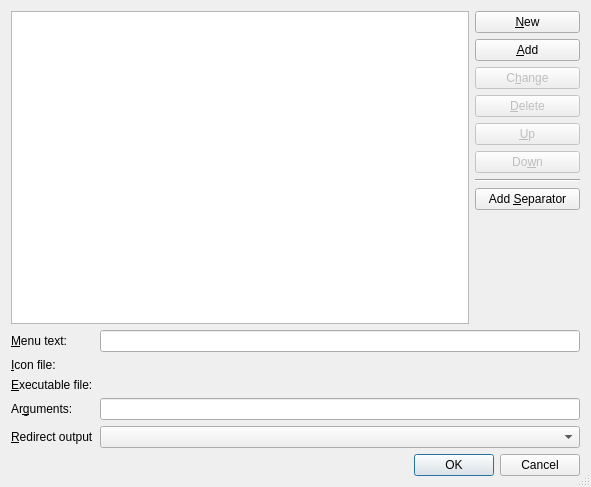
<?xml version="1.0" encoding="UTF-8"?>
<ui version="4.0">
 <class>ToolConfigurationDialog</class>
 <widget class="QDialog" name="ToolConfigurationDialog">
  <property name="geometry">
   <rect>
    <x>0</x>
    <y>0</y>
    <width>591</width>
    <height>487</height>
   </rect>
  </property>
  <property name="windowTitle">
   <string>Configure Tools Menu</string>
  </property>
  <property name="sizeGripEnabled">
   <bool>true</bool>
  </property>
  <layout class="QVBoxLayout" name="verticalLayout_2">
   <item>
    <layout class="QGridLayout" name="gridLayout_2">
     <item row="0" column="0">
      <widget class="QListWidget" name="toolsList"/>
     </item>
     <item row="0" column="1">
      <layout class="QVBoxLayout" name="verticalLayout">
       <item>
        <widget class="QPushButton" name="newButton">
         <property name="toolTip">
          <string>Clear all entry fields</string>
         </property>
         <property name="whatsThis">
          <string>&lt;b&gt;New&lt;/b&gt;
&lt;p&gt;Clear all entry fields for entering a new tools entry.&lt;/p&gt;</string>
         </property>
         <property name="text">
          <string>&amp;New</string>
         </property>
         <property name="shortcut">
          <string>Alt+N</string>
         </property>
        </widget>
       </item>
       <item>
        <widget class="QPushButton" name="addButton">
         <property name="toolTip">
          <string>Add a new tools entry</string>
         </property>
         <property name="whatsThis">
          <string>&lt;b&gt;Add&lt;/b&gt;
&lt;p&gt;Add a new tools entry with the values entered below.&lt;/p&gt;</string>
         </property>
         <property name="text">
          <string>&amp;Add</string>
         </property>
         <property name="shortcut">
          <string>Alt+A</string>
         </property>
        </widget>
       </item>
       <item>
        <widget class="QPushButton" name="changeButton">
         <property name="enabled">
          <bool>false</bool>
         </property>
         <property name="toolTip">
          <string>Change the values of the selected entry</string>
         </property>
         <property name="whatsThis">
          <string>&lt;b&gt;Change&lt;/b&gt;
&lt;p&gt;Change the values of the selected entry.&lt;/p&gt;</string>
         </property>
         <property name="text">
          <string>C&amp;hange</string>
         </property>
         <property name="shortcut">
          <string>Alt+H</string>
         </property>
        </widget>
       </item>
       <item>
        <widget class="QPushButton" name="deleteButton">
         <property name="enabled">
          <bool>false</bool>
         </property>
         <property name="toolTip">
          <string>Delete the selected entry</string>
         </property>
         <property name="whatsThis">
          <string>&lt;b&gt;Delete&lt;/b&gt;
&lt;p&gt;Delete the selected entry.&lt;/p&gt;</string>
         </property>
         <property name="text">
          <string>&amp;Delete</string>
         </property>
         <property name="shortcut">
          <string>Alt+D</string>
         </property>
        </widget>
       </item>
       <item>
        <widget class="QPushButton" name="upButton">
         <property name="enabled">
          <bool>false</bool>
         </property>
         <property name="toolTip">
          <string>Move up</string>
         </property>
         <property name="whatsThis">
          <string>&lt;b&gt;Move Up&lt;/b&gt;
&lt;p&gt;Move the selected entry up.&lt;/p&gt;</string>
         </property>
         <property name="text">
          <string>&amp;Up</string>
         </property>
         <property name="shortcut">
          <string>Alt+U</string>
         </property>
        </widget>
       </item>
       <item>
        <widget class="QPushButton" name="downButton">
         <property name="enabled">
          <bool>false</bool>
         </property>
         <property name="toolTip">
          <string>Move down</string>
         </property>
         <property name="whatsThis">
          <string>&lt;b&gt;Move Down&lt;/b&gt;
&lt;p&gt;Move the selected entry down.&lt;/p&gt;</string>
         </property>
         <property name="text">
          <string>Do&amp;wn</string>
         </property>
         <property name="shortcut">
          <string>Alt+W</string>
         </property>
        </widget>
       </item>
       <item>
        <widget class="Line" name="line">
         <property name="orientation">
          <enum>Qt::Horizontal</enum>
         </property>
        </widget>
       </item>
       <item>
        <widget class="QPushButton" name="separatorButton">
         <property name="toolTip">
          <string>Add a separator</string>
         </property>
         <property name="whatsThis">
          <string>&lt;b&gt;Add separator&lt;/b&gt;&lt;p&gt;Add a separator for the menu.&lt;/p&gt;</string>
         </property>
         <property name="text">
          <string>Add &amp;Separator</string>
         </property>
        </widget>
       </item>
       <item>
        <spacer>
         <property name="orientation">
          <enum>Qt::Vertical</enum>
         </property>
         <property name="sizeType">
          <enum>QSizePolicy::Expanding</enum>
         </property>
         <property name="sizeHint" stdset="0">
          <size>
           <width>105</width>
           <height>22</height>
          </size>
         </property>
        </spacer>
       </item>
      </layout>
     </item>
     <item row="1" column="0" colspan="2">
      <layout class="QGridLayout" name="gridLayout">
       <item row="0" column="0">
        <widget class="QLabel" name="TextLabel2">
         <property name="text">
          <string>&amp;Menu text:</string>
         </property>
         <property name="buddy">
          <cstring>menuEdit</cstring>
         </property>
        </widget>
       </item>
       <item row="0" column="1">
        <widget class="QLineEdit" name="menuEdit">
         <property name="toolTip">
          <string>Enter the menu text</string>
         </property>
         <property name="whatsThis">
          <string>&lt;b&gt;Menu text&lt;/b&gt;
&lt;p&gt;Enter the menu text. Precede the accelerator key with an &amp; character.&lt;/p&gt;</string>
         </property>
        </widget>
       </item>
       <item row="1" column="0">
        <widget class="QLabel" name="label">
         <property name="text">
          <string>&amp;Icon file:</string>
         </property>
         <property name="buddy">
          <cstring>iconPicker</cstring>
         </property>
        </widget>
       </item>
       <item row="1" column="1">
        <widget class="E5PathPicker" name="iconPicker" native="true">
         <property name="sizePolicy">
          <sizepolicy hsizetype="Expanding" vsizetype="Preferred">
           <horstretch>0</horstretch>
           <verstretch>0</verstretch>
          </sizepolicy>
         </property>
         <property name="focusPolicy">
          <enum>Qt::StrongFocus</enum>
         </property>
         <property name="toolTip">
          <string>Enter the filename of the icon</string>
         </property>
         <property name="whatsThis">
          <string>&lt;b&gt;Icon&lt;/b&gt;
&lt;p&gt;Enter the filename of the icon.&lt;/p&gt;</string>
         </property>
        </widget>
       </item>
       <item row="2" column="0">
        <widget class="QLabel" name="TextLabel1">
         <property name="text">
          <string>&amp;Executable file:</string>
         </property>
         <property name="buddy">
          <cstring>executablePicker</cstring>
         </property>
        </widget>
       </item>
       <item row="2" column="1">
        <widget class="E5PathPicker" name="executablePicker" native="true">
         <property name="sizePolicy">
          <sizepolicy hsizetype="Expanding" vsizetype="Preferred">
           <horstretch>0</horstretch>
           <verstretch>0</verstretch>
          </sizepolicy>
         </property>
         <property name="focusPolicy">
          <enum>Qt::StrongFocus</enum>
         </property>
         <property name="toolTip">
          <string>Enter the filename of the executable</string>
         </property>
         <property name="whatsThis">
          <string>&lt;b&gt;Executable&lt;/b&gt;
&lt;p&gt;Enter the filename of the executable.&lt;/p&gt;</string>
         </property>
        </widget>
       </item>
       <item row="3" column="0">
        <widget class="QLabel" name="TextLabel3">
         <property name="text">
          <string>Ar&amp;guments:</string>
         </property>
         <property name="buddy">
          <cstring>argumentsEdit</cstring>
         </property>
        </widget>
       </item>
       <item row="3" column="1">
        <widget class="QLineEdit" name="argumentsEdit">
         <property name="toolTip">
          <string>Enter the arguments for the executable</string>
         </property>
         <property name="whatsThis">
          <string>&lt;b&gt;Arguments&lt;/b&gt;
&lt;p&gt;Enter the arguments for the executable.&lt;/p&gt;</string>
         </property>
        </widget>
       </item>
       <item row="4" column="0">
        <widget class="QLabel" name="label_2">
         <property name="text">
          <string>&amp;Redirect output</string>
         </property>
         <property name="buddy">
          <cstring>redirectCombo</cstring>
         </property>
        </widget>
       </item>
       <item row="4" column="1">
        <widget class="QComboBox" name="redirectCombo">
         <property name="toolTip">
          <string>Select the output redirection mode</string>
         </property>
         <property name="whatsThis">
          <string>&lt;b&gt;Redirect output&lt;b&gt;&lt;p&gt;Select the output redirection mode. The standard error channel is either not redirected or shown in the log viewer.&lt;/p&gt;</string>
         </property>
        </widget>
       </item>
      </layout>
     </item>
    </layout>
   </item>
   <item>
    <widget class="QDialogButtonBox" name="buttonBox">
     <property name="orientation">
      <enum>Qt::Horizontal</enum>
     </property>
     <property name="standardButtons">
      <set>QDialogButtonBox::Cancel|QDialogButtonBox::Ok</set>
     </property>
    </widget>
   </item>
  </layout>
 </widget>
 <pixmapfunction>qPixmapFromMimeSource</pixmapfunction>
 <customwidgets>
  <customwidget>
   <class>E5PathPicker</class>
   <extends>QWidget</extends>
   <header>E5Gui/E5PathPicker.h</header>
   <container>1</container>
  </customwidget>
 </customwidgets>
 <tabstops>
  <tabstop>toolsList</tabstop>
  <tabstop>menuEdit</tabstop>
  <tabstop>iconPicker</tabstop>
  <tabstop>executablePicker</tabstop>
  <tabstop>argumentsEdit</tabstop>
  <tabstop>redirectCombo</tabstop>
  <tabstop>newButton</tabstop>
  <tabstop>addButton</tabstop>
  <tabstop>changeButton</tabstop>
  <tabstop>deleteButton</tabstop>
  <tabstop>upButton</tabstop>
  <tabstop>downButton</tabstop>
  <tabstop>separatorButton</tabstop>
 </tabstops>
 <resources/>
 <connections>
  <connection>
   <sender>buttonBox</sender>
   <signal>accepted()</signal>
   <receiver>ToolConfigurationDialog</receiver>
   <slot>accept()</slot>
   <hints>
    <hint type="sourcelabel">
     <x>62</x>
     <y>465</y>
    </hint>
    <hint type="destinationlabel">
     <x>62</x>
     <y>486</y>
    </hint>
   </hints>
  </connection>
  <connection>
   <sender>buttonBox</sender>
   <signal>rejected()</signal>
   <receiver>ToolConfigurationDialog</receiver>
   <slot>reject()</slot>
   <hints>
    <hint type="sourcelabel">
     <x>177</x>
     <y>466</y>
    </hint>
    <hint type="destinationlabel">
     <x>178</x>
     <y>486</y>
    </hint>
   </hints>
  </connection>
 </connections>
</ui>
